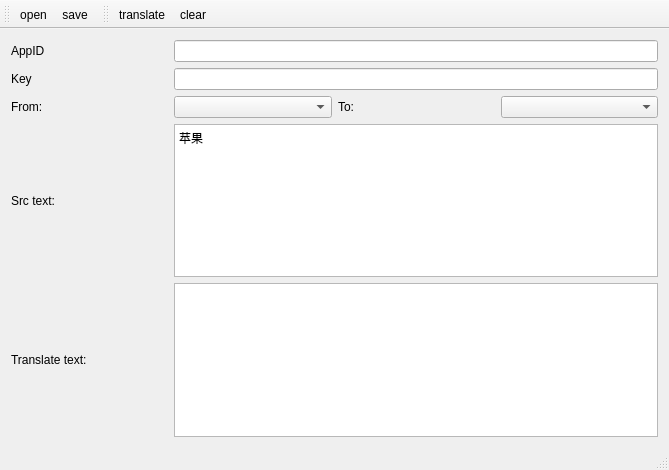
<?xml version="1.0" encoding="UTF-8"?>
<ui version="4.0">
 <class>MainWindow</class>
 <widget class="QMainWindow" name="MainWindow">
  <property name="geometry">
   <rect>
    <x>0</x>
    <y>0</y>
    <width>669</width>
    <height>470</height>
   </rect>
  </property>
  <property name="windowTitle">
   <string>STranslate</string>
  </property>
  <property name="windowIcon">
   <iconset resource="res.qrc">
    <normaloff>:/image/translate.png</normaloff>:/image/translate.png</iconset>
  </property>
  <widget class="QWidget" name="centralWidget">
   <layout class="QGridLayout" name="gridLayout_2">
    <item row="1" column="0">
     <layout class="QGridLayout" name="mianLayout">
      <item row="4" column="1" colspan="3">
       <widget class="QTextEdit" name="translateTextEdit"/>
      </item>
      <item row="4" column="0">
       <widget class="QLabel" name="translateLabel">
        <property name="text">
         <string>Translate text:</string>
        </property>
       </widget>
      </item>
      <item row="2" column="1">
       <widget class="QComboBox" name="fromComboBox"/>
      </item>
      <item row="2" column="0">
       <widget class="QLabel" name="fromLabel">
        <property name="text">
         <string>From:</string>
        </property>
       </widget>
      </item>
      <item row="2" column="2">
       <widget class="QLabel" name="toLabel">
        <property name="text">
         <string>To:</string>
        </property>
       </widget>
      </item>
      <item row="2" column="3">
       <widget class="QComboBox" name="toComboBox"/>
      </item>
      <item row="0" column="0">
       <widget class="QLabel" name="appIDLabel">
        <property name="text">
         <string>AppID</string>
        </property>
       </widget>
      </item>
      <item row="3" column="0">
       <widget class="QLabel" name="srcLabel">
        <property name="text">
         <string>Src text:</string>
        </property>
       </widget>
      </item>
      <item row="1" column="0">
       <widget class="QLabel" name="keyLabel">
        <property name="text">
         <string>Key</string>
        </property>
       </widget>
      </item>
      <item row="0" column="1" colspan="3">
       <widget class="QLineEdit" name="appIDLineEdit"/>
      </item>
      <item row="1" column="1" colspan="3">
       <widget class="QLineEdit" name="keyLineEdit"/>
      </item>
      <item row="3" column="1" colspan="3">
       <widget class="QTextEdit" name="srcTextEdit">
        <property name="html">
         <string>&lt;!DOCTYPE HTML PUBLIC &quot;-//W3C//DTD HTML 4.0//EN&quot; &quot;http://www.w3.org/TR/REC-html40/strict.dtd&quot;&gt;
&lt;html&gt;&lt;head&gt;&lt;meta name=&quot;qrichtext&quot; content=&quot;1&quot; /&gt;&lt;style type=&quot;text/css&quot;&gt;
p, li { white-space: pre-wrap; }
&lt;/style&gt;&lt;/head&gt;&lt;body style=&quot; font-family:'SimSun'; font-size:9pt; font-weight:400; font-style:normal;&quot;&gt;
&lt;p style=&quot; margin-top:0px; margin-bottom:0px; margin-left:0px; margin-right:0px; -qt-block-indent:0; text-indent:0px;&quot;&gt;苹果&lt;/p&gt;&lt;/body&gt;&lt;/html&gt;</string>
        </property>
       </widget>
      </item>
     </layout>
    </item>
   </layout>
  </widget>
  <widget class="QStatusBar" name="statusBar"/>
  <widget class="QToolBar" name="fileToolBar">
   <property name="windowTitle">
    <string>toolBar</string>
   </property>
   <attribute name="toolBarArea">
    <enum>TopToolBarArea</enum>
   </attribute>
   <attribute name="toolBarBreak">
    <bool>false</bool>
   </attribute>
   <addaction name="openAction"/>
   <addaction name="saveAction"/>
  </widget>
  <widget class="QToolBar" name="translateToolBar">
   <property name="windowTitle">
    <string>toolBar_2</string>
   </property>
   <attribute name="toolBarArea">
    <enum>TopToolBarArea</enum>
   </attribute>
   <attribute name="toolBarBreak">
    <bool>false</bool>
   </attribute>
   <addaction name="translateAction"/>
   <addaction name="clearAction"/>
  </widget>
  <action name="saveAction">
   <property name="icon">
    <iconset resource="res.qrc">
     <normaloff>:/image/save.png</normaloff>:/image/save.png</iconset>
   </property>
   <property name="text">
    <string>save</string>
   </property>
  </action>
  <action name="translateAction">
   <property name="icon">
    <iconset resource="res.qrc">
     <normaloff>:/image/translate.png</normaloff>:/image/translate.png</iconset>
   </property>
   <property name="text">
    <string>translate</string>
   </property>
  </action>
  <action name="openAction">
   <property name="icon">
    <iconset resource="res.qrc">
     <normaloff>:/image/open.png</normaloff>:/image/open.png</iconset>
   </property>
   <property name="text">
    <string>open</string>
   </property>
  </action>
  <action name="clearAction">
   <property name="icon">
    <iconset resource="res.qrc">
     <normaloff>:/image/clear.png</normaloff>:/image/clear.png</iconset>
   </property>
   <property name="text">
    <string>clear</string>
   </property>
  </action>
 </widget>
 <layoutdefault spacing="6" margin="11"/>
 <resources>
  <include location="res.qrc"/>
 </resources>
 <connections/>
</ui>
